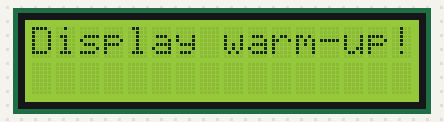
The sketch below on a simulated Arduino Uno, built with avr-gcc and run on an emulated ATmega328P. Parts: 16×2 character LCD. The local clock reads 2024-03-15 10:24:30 at power-on unless the sketch sets it; what the sketch prints to the serial monitor is not drawn.

Above: at 0.1 s.
At 3.2 s:
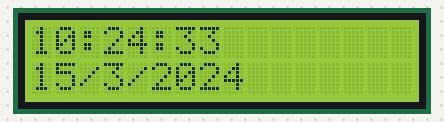
At 6.3 s:
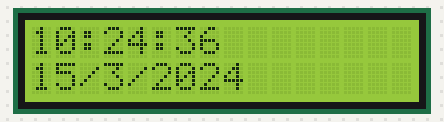
At 10.4 s:
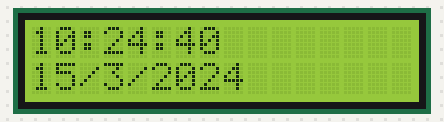
At 16.6 s:
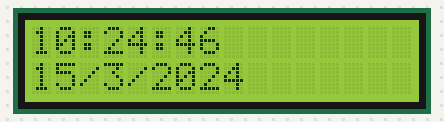
At 30.1 s:
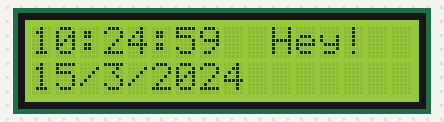

Measured:
- what the display in image 1 shows lasts 1.0 s, from 3.1 s to 4.1 s
- what the display in image 5 shows lasts 0.9 s, from 30.0 s to 30.9 s

The sketch:

clock+alarm_Serial_lcd.ino
```cpp
/*
Clock + alarm
Serial
lcd
*/

#include <Time.h>
#include <TimeAlarms.h>
#include <Wire.h>
#include <DS1307RTC.h>  // a basic DS1307 library that returns time as a time_t
#include <LCD.h>
#include <LiquidCrystal_I2C.h>

#define I2C_ADDR    0x27 // <<----- Add your address here.  Find it from I2C Scanner
#define BACKLIGHT_PIN     3
#define En_pin  2
#define Rw_pin  1
#define Rs_pin  0
#define D4_pin  4
#define D5_pin  5
#define D6_pin  6
#define D7_pin  7

int n = 1;

LiquidCrystal_I2C	lcd(I2C_ADDR,En_pin,Rw_pin,Rs_pin,D4_pin,D5_pin,D6_pin,D7_pin);
//END DISPLAY SET

void setup()  {
  Serial.begin(9600);
  setSyncProvider(RTC.get);   // the function to get the time from the RTC
  //setTime(hour(),minute(),second(),day(),month(),year()); // set time to Saturday 8:29:00am Jan 1 2011
  Alarm.timerRepeat(10, Repeats);            // timer for every 15 seconds

  lcd.begin (16,2); //  <<----- My LCD was 16x2
  // Switch on the backlight
  lcd.setBacklightPin(BACKLIGHT_PIN,POSITIVE);
  lcd.setBacklight(HIGH);
  lcd.home(); // go home
  lcd.print("Display warm-up!");
  Alarm.delay(2000);
  lcd.clear();
}

void loop()
{
   Alarm.delay(1000);
   digitalClockDisplay_serial();
   digitalClockDisplay_lcd();
}

void digitalClockDisplay_serial(){
  // digital clock display of the time
  Serial.print(hour());
  printDigits(minute());
  printDigits(second());
  Serial.print(" ");
  Serial.print(day());
  Serial.print("/");
  Serial.print(month());
  Serial.print("/");
  Serial.print(year());
  Serial.println();
}
void digitalClockDisplay_lcd(){
  lcd.clear();
  lcd.setCursor (0,0);        // go to start of 1nd line
  // digital clock display of the time
  lcd.print(hour());
  printDigits_lcd(minute());
  printDigits_lcd(second());
  //lcd.print(" ");
  lcd.setCursor (0,1);        // go to start of 1nd line
  lcd.print(day());
  lcd.print("/");
  lcd.print(month());
  lcd.print("/");
  lcd.print(year());
  //lcd.println();
}
void printDigits(int digits){
  // utility function for digital clock display: prints preceding colon and leading 0
  Serial.print(":");
  if(digits < 10)
    Serial.print('0');
  Serial.print(digits);
}
void printDigits_lcd(int digits){
  // utility function for digital clock display: prints preceding colon and leading 0
  lcd.print(":");
  if(digits < 10)
    lcd.print('0');
  lcd.print(digits);
}

void Repeats(){
  lcd.setCursor(10,0);
  lcd.print("Hey!");
  Serial.println("Hey!");
}
```
